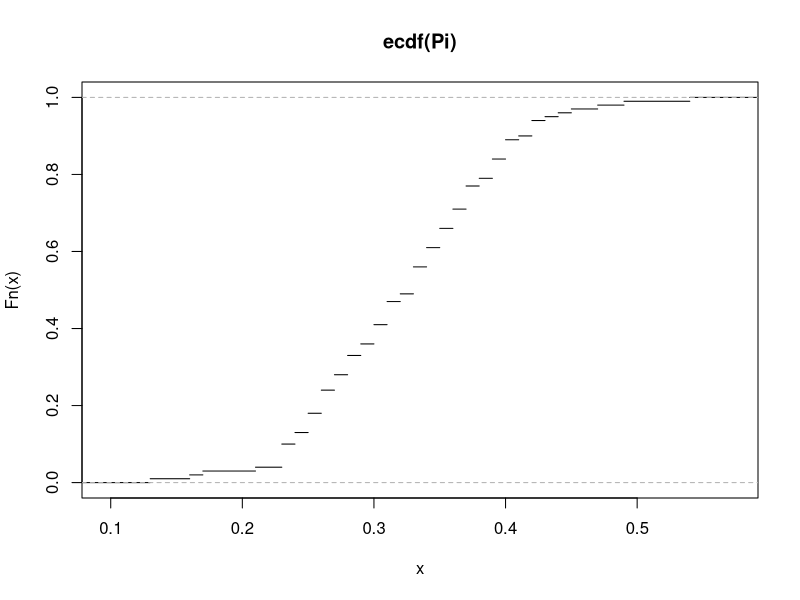

Generate this figure with R:
#!/usr/bin/Rscript

scheme_41 <- function(base_sample, m) {
  # Generate bootstrap samples
  Muk <- 1:m
  Sdk <- 1:m
  Tk  <- 1:m
  
  sum <- 0
  for(i in 1:m) {
    Xk  <- sample(base_sample, replace = TRUE)
    Muk[i] <- mean(Xk)
    Sdk[i] <- sd(Xk)
    
    #return (Muk[i])
    Tk[i]  <- sqrt(length(Xk)) * abs((Muk[i]-mean(base_sample))/Sdk[i])
    if(Tk[i] > mean(base_sample)) {
      sum = sum + 1
    }
  }
  p <- 1/m*sum
}

# n := stichprobenumfang
# m := bootstrap replications

n <- 100
m <- 100

Pi <- 1:n
for(i in 1:n) {
  base_sample <- rexp(m, 1)
  Pi[i] <- scheme_41(base_sample, m)
}

plot(ecdf(Pi), do.points = FALSE)
lines(c(0, 0), c(1, 1))

# revolution analytics